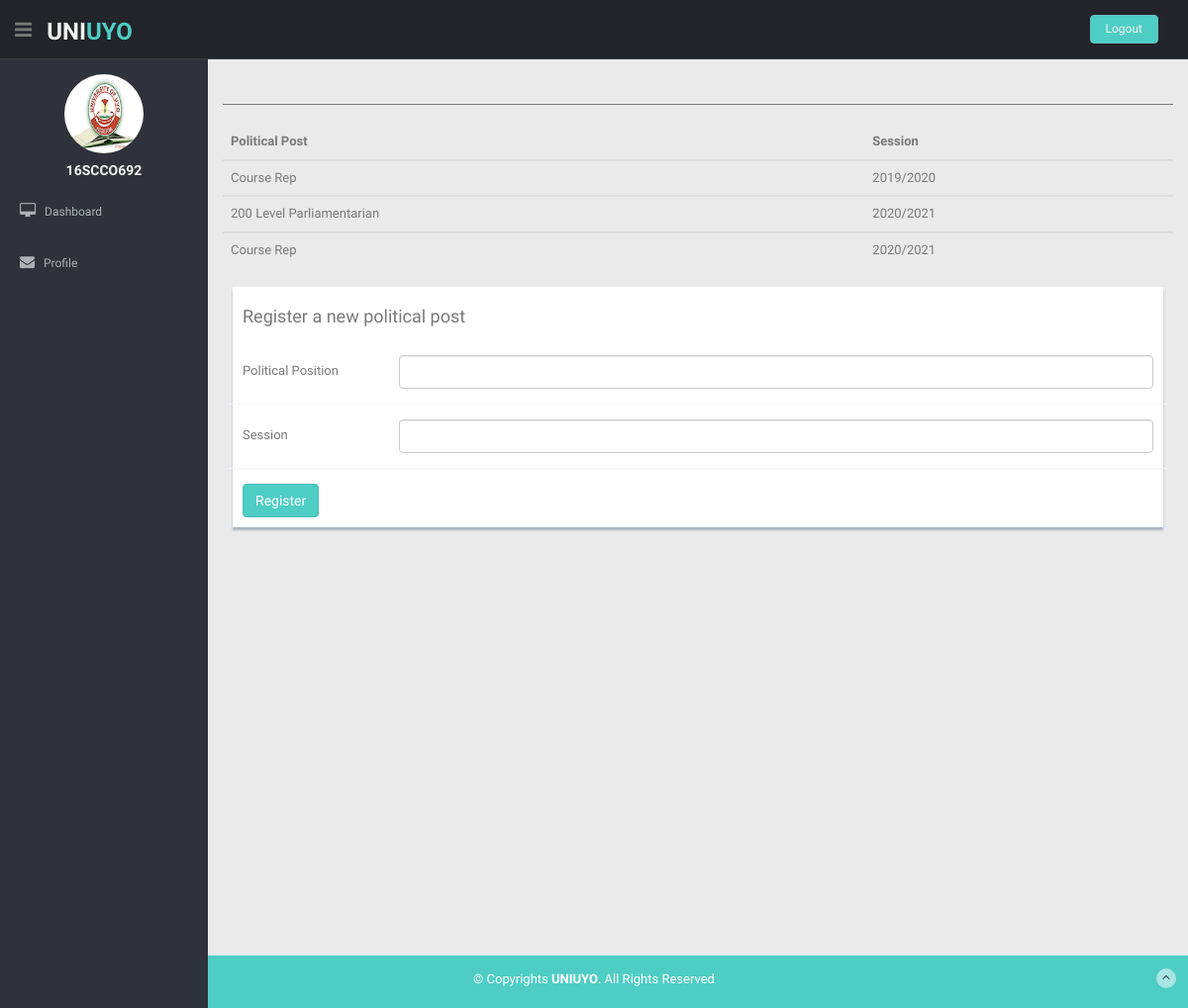
/politics.php (signed in), run on the app's committed database.
### tables this page shows
CREATE TABLE `political_post` (
  `id` int(11) NOT NULL,
  `position` text NOT NULL,
  `session` varchar(100) NOT NULL,
  `reg_number` varchar(100) NOT NULL
);

### politics.php (the view, shortened to what this page needs)
<?php require_once("includes/sessions.php");
require('includes/db.php'); ?>
<!DOCTYPE html>
<html lang="en">
<head>
  <link href="lib/bootstrap/css/bootstrap.min.css" rel="stylesheet">
  <link href="lib/font-awesome/css/font-awesome.css" rel="stylesheet" />
  <link href="css/style.css" rel="stylesheet">
  <link href="css/style-responsive.css" rel="stylesheet">
</head>
<body>
  <section id="container">
    <header class="header black-bg">
      <div class="sidebar-toggle-box">
        <div class="fa fa-bars tooltips" data-placement="right" data-original-title="Toggle Navigation"></div>
      </div>
      <a href="user_index.php" class="logo"><b>Uni<span>uyo</span></b></a>
      <div class="top-menu">
        <ul class="nav pull-right top-menu">
          <li><a class="logout" href="logout.php">Logout</a></li>
        </ul>
      </div>
    </header>
    <aside>
      <div id="sidebar" class="nav-collapse ">
        <ul class="sidebar-menu" id="nav-accordion">
          <p class="centered"><a href="user_index.php"><img src="img/fr-05.jpg" class="img-circle" width="80"></a></p>
          <h5 class="centered">
            <?php echo " " . $_SESSION['username'] . " " ?>
          </h5>
          <li class="sub-menu">
            <a href="javascript:;">
              <i class="fa fa-desktop"></i>
              <span>Dashboard</span>
            </a>
          </li>
          <li>
            <a href="actions.php">
              <i class="fa fa-envelope"></i>
              <span>Profile </span>
            </a>
          </li>
        </ul>
      </div>
    </aside>
    <section id="main-content">
      <section class="wrapper site-min-height">
        <div class="row mt">
          <div class="col-lg-12">
            <hr>
            <?php
            $query = "SELECT * FROM political_post WHERE reg_number = '" . $_SESSION['username'] . "'";
            $result = mysqli_query($conn, $query);
            if (mysqli_num_rows($result) > 0) {
              echo "<table class='table'>
                        <thead>
                          <tr>
                            <th>Political Post</th>
                            <th>Session</th>
                          </tr>
                        </thead>";
              while ($row = mysqli_fetch_array($result)) {
                echo "<tbody>
                          <tr>
                            <td>" . $row["position"] . "</td>
                            <td>" . $row["session"] . "</td>
                          </tr>
                          </tbody>";
              }
              echo "</table>";
            } else {
              echo "0 results";
            }
            ?>
            <div class="form-panel">
              <form action="includes/add_politics_process.php" method="POST" class="form-horizontal style-form">
                <h4>Register a new political post</h4></br>
                <div class="form-group">
                  <label class="col-sm-2 col-sm-2 control-label">Political Position</label>
                  <div class="col-sm-10">
                    <input type="text" name="position" class="form-control">
                  </div>
                </div>
                <div class="form-group">
                  <label class="col-sm-2 col-sm-2 control-label">Session</label>
                  <div class="col-sm-10">
                    <input type="text" class="form-control" name="session">
                  </div>
                </div>
                <button type="submit" class="btn btn-theme">Register</button>
              </form>
            </div>
          </div>
        </div>
      </section>
    </section>
    <footer class="site-footer">
      <div class="text-center">
        <p>
          &copy; Copyrights <strong>UNIUYO</strong>. All Rights Reserved
        </p>
        <a href="blank.html#" class="go-top">
          <i class="fa fa-angle-up"></i>
        </a>
      </div>
    </footer>
  </section>
</body>
</html>

### css/style.css (style rules this page uses)
body { color: #797979; background: #eaeaea; font-family: 'Ruda', sans-serif; padding: 0px !important; margin: 0px !important; font-size:13px; }
ul li { list-style: none; }
a, a:hover, a:focus { text-decoration: none; outline: none; }
#container { width: 100%; height: 100%; }
.btn-theme { color: #fff; background-color: #4ECDC4; border-color: #48bcb4; }
hr { margin-top: 20px; margin-bottom: 20px; border: 0; border-top: 1px solid #797979; }
.centered { text-align: center; }
.mt { margin-top: 25px; }
ul.top-menu > li > .logout { color: #f2f2f2; font-size: 12px; border-radius: 4px; -webkit-border-radius: 4px; border: 1px solid #64c3c2 !important; padding: 5px 15px; margin-right: 15px; background: #4ECDC4; margin-top: 15px; }
#sidebar { width: 210px; height: 100%; position: fixed; background: #2f323a; }
#sidebar h5 { color: #f2f2f2; font-weight: 700; }
#sidebar ul li { position: relative; }
ul.sidebar-menu , ul.sidebar-menu li ul.sub { margin: -2px 0 0; padding: 0; }
ul.sidebar-menu { margin-top: 75px; }
ul.sidebar-menu li { margin-bottom: 5px; margin-left:10px; margin-right:10px; }
ul.sidebar-menu li.sub-menu { line-height: 15px; }
ul.sidebar-menu li a span { display: inline-block; }
ul.sidebar-menu li a { color: #aeb2b7; text-decoration: none; display: block; padding: 15px 0 15px 10px; font-size: 12px; outline: none; -webkit-transition: all 0.3s ease; -moz-transition: all 0.3s ease; -o-transition: all 0.3s ease; -ms-transition: all 0.3s ease; transition: all 0.3s ease; }
ul.sidebar-menu li a i { font-size: 15px; padding-right: 6px; }
#main-content { margin-left: 210px; }
.header, .footer { min-height: 60px; padding: 0 15px; }
.header { position: fixed; left: 0; right: 0; z-index: 1002; }
.black-bg { background: #22242a; border-bottom: 1px solid #393d46; }
.wrapper { display: inline-block; margin-top: 60px; padding-left: 15px; padding-right: 15px; padding-bottom: 15px; padding-top: 0px; width: 100%; }
a.logo { font-size: 24px; color: #f2f2f2; float: left; margin-top: 15px; text-transform: uppercase; }
a.logo b { font-weight: 900; }
a.logo span { color: #4ECDC4; }
#top_menu .nav > li, ul.top-menu > li { float: left; }
ul.top-menu > li > a { color: #666666; font-size: 16px; border-radius: 4px; -webkit-border-radius: 4px; border:1px solid #666666 !important; padding: 2px 6px; margin-right: 15px; }
.sidebar-toggle-box { float: left; padding-right: 15px; margin-top: 20px; }
.sidebar-toggle-box .fa-bars { cursor: pointer; display: inline-block; font-size: 20px; }
.form-panel { background: #ffffff; margin: 10px; padding: 10px; box-shadow: 0px 3px 2px #aab2bd; text-align: left; }
label { font-weight: 400; }
.form-horizontal.style-form .form-group { border-bottom: 1px solid #eff2f7; padding-bottom: 15px; margin-bottom: 15px; }
@media (min-width: 768px) { .form-horizontal .control-label { text-align: left; } }
.site-footer { background: #4ECDC4; color: #fff; padding: 15px 0; }
.site-footer p { margin-bottom: 5px; }
.go-top { margin-right: 1%; margin-top: -25px; float: right; background: rgba(255,255,255,.5); width: 20px; height: 20px; border-radius: 50%; -webkit-border-radius: 50%; }
.go-top i { color: #2A3542; }
.site-min-height { min-height: 900px; }

### data on the page
political_post: position "Course Rep", session "2019/2020"
political_post: position "200 Level Parliamentarian", session "2020/2021"
political_post: position "Course Rep", session "2020/2021"

### other printed values
$_SESSION['username'] "16SCCO692"
